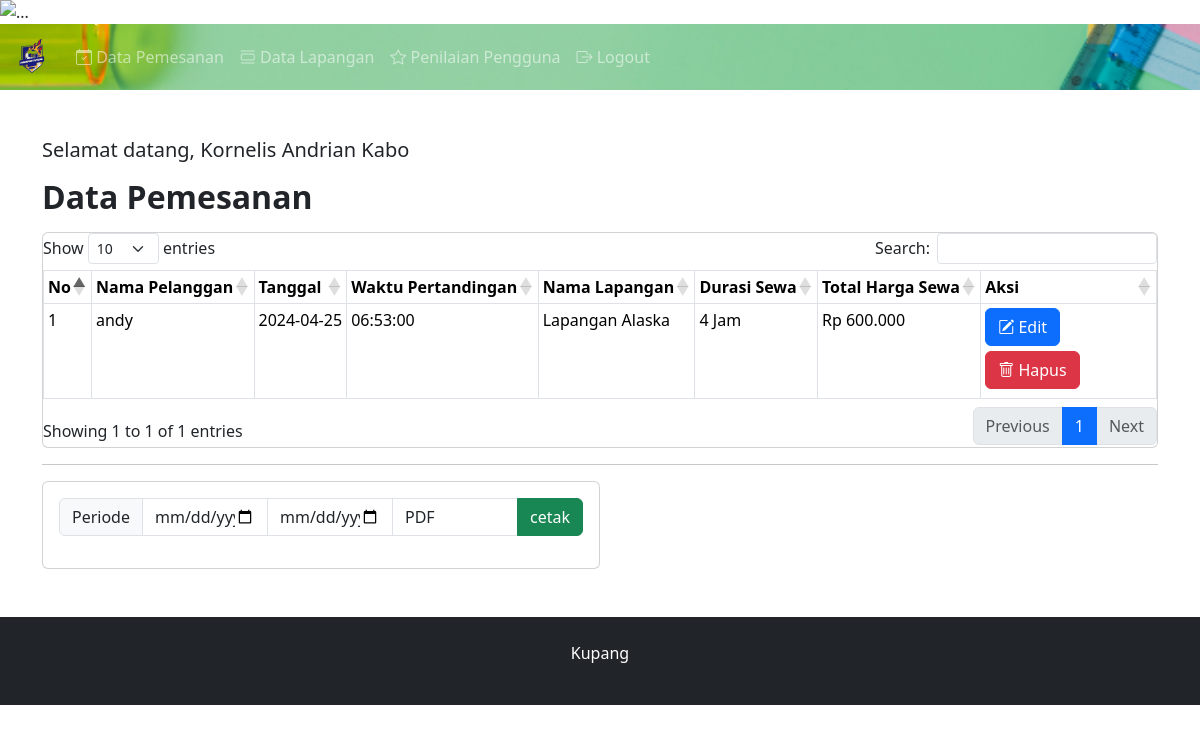
The page /superadmin/datapemesanan.php (signed in) on the database its author committed.
### tables this page shows
CREATE TABLE `superadmin` (
  `idsuperadmin` int(11) NOT NULL,
  `nama` text NOT NULL,
  `email` text NOT NULL,
  `password` text NOT NULL
);

CREATE TABLE `pemesanan` (
  `idpemesanan` int(11) NOT NULL,
  `idlapangan` int(11) NOT NULL,
  `tanggal` date NOT NULL,
  `waktupertandingan` time NOT NULL,
  `namapelanggan` text NOT NULL,
  `durasisewa` tinyint(4) NOT NULL,
  `totalhargasewa` int(11) NOT NULL
);

CREATE TABLE `lapangan` (
  `idlapangan` int(11) NOT NULL,
  `namalapangan` text NOT NULL,
  `hargasewa` int(11) NOT NULL,
  `gambarlapangan` text NOT NULL
);

CREATE TABLE `profil` (
  `idprofil` int(11) NOT NULL,
  `nama` text NOT NULL,
  `alamat` text NOT NULL,
  `telepon` text NOT NULL,
  `email` text NOT NULL,
  `deskripsi` text NOT NULL
);

### superadmin/assets/cekdata.php (called while the page is built, shortened)
<?php
function namaadmin($email)
{
    include '../assets/konektor.php';
    $data = mysqli_query($konektor, "select * from superadmin where email like '$email'");
    if (mysqli_num_rows($data) > 0) {
        while ($d = mysqli_fetch_array($data)) {
            $hasil = $d['nama'];
        }
    }
    return $hasil;
}

### superadmin/datapemesanan.php (the view, shortened to what this page needs)
<?php
include '../assets/konektor.php';
$data = mysqli_query($konektor, "select * from profil");
while ($d = mysqli_fetch_array($data)) {
    $alamat = $d['alamat'];
}
?>
<!DOCTYPE html>
<html lang="en">
<head>
    <?php include 'assets/cdn.php'; ?>
<body>
    <?php
    include 'assets/banner.php';
    include 'assets/navbar.php';
    include 'assets/cekdata.php';
    ?>
    <div class="container mt-5">
        <p>
        <h5>Selamat datang, <?php echo namaadmin($_SESSION['username']); ?></h5>
        </p>
        <p>
            <strong>
                <h2>Data Pemesanan</h2>
            </strong>
        </p>
        <div class="card">
            <table width="100%" class="table table-sm table-hover table-bordered">
                <thead>
                    <tr>
                        <th>No</th>
                        <th>Nama Pelanggan</th>
                        <th>Tanggal</th>
                        <th>Waktu Pertandingan</th>
                        <th>Nama Lapangan</th>
                        <th>Durasi Sewa</th>
                        <th>Total Harga Sewa</th>
                        <th>Aksi</th>
                    </tr>
                </thead>
                <tbody>
                    <?php
                    $data = mysqli_query($konektor, "SELECT p.*, l.namalapangan FROM pemesanan p JOIN lapangan l ON p.idlapangan = l.idlapangan");
                    $no = 1;
                    while ($d = mysqli_fetch_array($data)) {
                    ?>
                    <tr>
                        <td><?php echo $no++; ?></td>
                        <td><?php echo $d['namapelanggan']; ?></td>
                        <td><?php echo $d['tanggal']; ?></td>
                        <td><?php echo $d['waktupertandingan']; ?></td>
                        <td><?php echo $d['namalapangan']; ?></td>
                        <td><?php echo $d['durasisewa']; ?> Jam</td>
                        <td>Rp <?php echo number_format($d['totalhargasewa'], 0, ',', '.'); ?></td>
                        <td>
                            <a href="editdatapesanan.php?id=<?php echo $d['idpemesanan']; ?>" class="btn btn-primary">
                                <i class="bi bi-pencil-square"></i> Edit
                            </a>
                            <a href="indexsuperadmin.php?hapus=<?php echo $d['idpemesanan']; ?>" class="btn btn-danger"
                                onclick="return confirm('Apakah Anda yakin ingin menghapus data ini?')">
                                <i class="bi bi-trash"></i> Hapus
                            </a>
                        </td>
                    </tr>
                    <?php } ?>
                </tbody>
            </table>
        </div>
        <hr>
        <div class="col-md-6">
            <div class="card">
                <div class="card-body">
                    <form action="prosescetak/cetakadmin.php" target="_blank" method="POST">
                        <div class="input-group mb-3">
                            <span class="input-group-text">Periode</span>
                            <input name="mulai" type="date" class="form-control" required>
                            <input name="selesai" type="date" class="form-control" required>
                            <select name="format" class="form-control" required>
                                <option value="pdf">PDF</option>
                            </select>
                            <input class="btn btn-success" type="submit" value="cetak">
                        </div>
                    </form>
                </div>
            </div>
        </div>
    </div>
</body>
<div class="mt-5 p-4 bg-dark text-white text-center">
    <p><?php echo $alamat; ?></p>
</div>
<?php
include 'assets/emstable.php';
?>
</html>

### superadmin/assets/emstable.php (style rules this page uses)
th { white-space: nowrap; }
th::after, th::before { right: 5px !important; }
td .btn { margin-bottom: 5px; }

### rows shown on the page
superadmin: nama "Kornelis Andrian Kabo"
pemesanan: namapelanggan "andy", tanggal "2024-04-25", waktupertandingan "06:53:00", idlapangan.namalapangan "Lapangan Alaska", durasisewa "4", totalhargasewa "600.000"
profil: alamat "Kupang"
